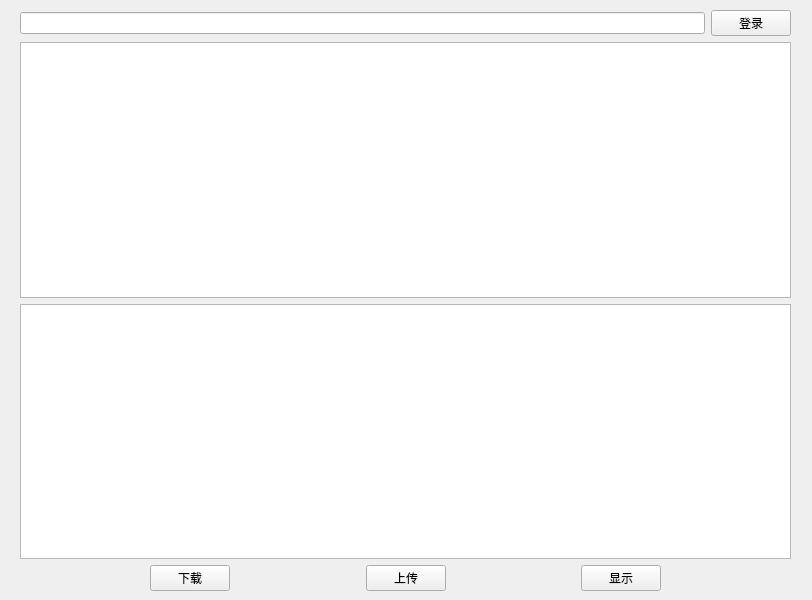
<?xml version="1.0" encoding="UTF-8"?>
<ui version="4.0">
 <class>Widget</class>
 <widget class="QWidget" name="Widget">
  <property name="geometry">
   <rect>
    <x>0</x>
    <y>0</y>
    <width>812</width>
    <height>600</height>
   </rect>
  </property>
  <property name="windowTitle">
   <string>Widget</string>
  </property>
  <widget class="QWidget" name="layoutWidget">
   <property name="geometry">
    <rect>
     <x>20</x>
     <y>10</y>
     <width>771</width>
     <height>581</height>
    </rect>
   </property>
   <layout class="QVBoxLayout" name="verticalLayout_2">
    <item>
     <layout class="QHBoxLayout" name="horizontalLayout_2">
      <item>
       <widget class="QLineEdit" name="lineEdit"/>
      </item>
      <item>
       <widget class="QPushButton" name="link">
        <property name="text">
         <string>登录</string>
        </property>
       </widget>
      </item>
     </layout>
    </item>
    <item>
     <widget class="QListWidget" name="listWidget"/>
    </item>
    <item>
     <widget class="QTextEdit" name="textEdit"/>
    </item>
    <item>
     <layout class="QVBoxLayout" name="verticalLayout">
      <item>
       <layout class="QHBoxLayout" name="horizontalLayout">
        <item>
         <spacer name="horizontalSpacer">
          <property name="orientation">
           <enum>Qt::Horizontal</enum>
          </property>
          <property name="sizeHint" stdset="0">
           <size>
            <width>40</width>
            <height>20</height>
           </size>
          </property>
         </spacer>
        </item>
        <item>
         <widget class="QPushButton" name="download">
          <property name="text">
           <string>下载</string>
          </property>
         </widget>
        </item>
        <item>
         <spacer name="horizontalSpacer_2">
          <property name="orientation">
           <enum>Qt::Horizontal</enum>
          </property>
          <property name="sizeHint" stdset="0">
           <size>
            <width>40</width>
            <height>20</height>
           </size>
          </property>
         </spacer>
        </item>
        <item>
         <widget class="QPushButton" name="upload">
          <property name="text">
           <string>上传</string>
          </property>
         </widget>
        </item>
        <item>
         <spacer name="horizontalSpacer_3">
          <property name="orientation">
           <enum>Qt::Horizontal</enum>
          </property>
          <property name="sizeHint" stdset="0">
           <size>
            <width>40</width>
            <height>20</height>
           </size>
          </property>
         </spacer>
        </item>
        <item>
         <widget class="QPushButton" name="display">
          <property name="text">
           <string>显示</string>
          </property>
         </widget>
        </item>
        <item>
         <spacer name="horizontalSpacer_4">
          <property name="orientation">
           <enum>Qt::Horizontal</enum>
          </property>
          <property name="sizeHint" stdset="0">
           <size>
            <width>40</width>
            <height>20</height>
           </size>
          </property>
         </spacer>
        </item>
       </layout>
      </item>
     </layout>
    </item>
   </layout>
  </widget>
 </widget>
 <resources/>
 <connections/>
</ui>
